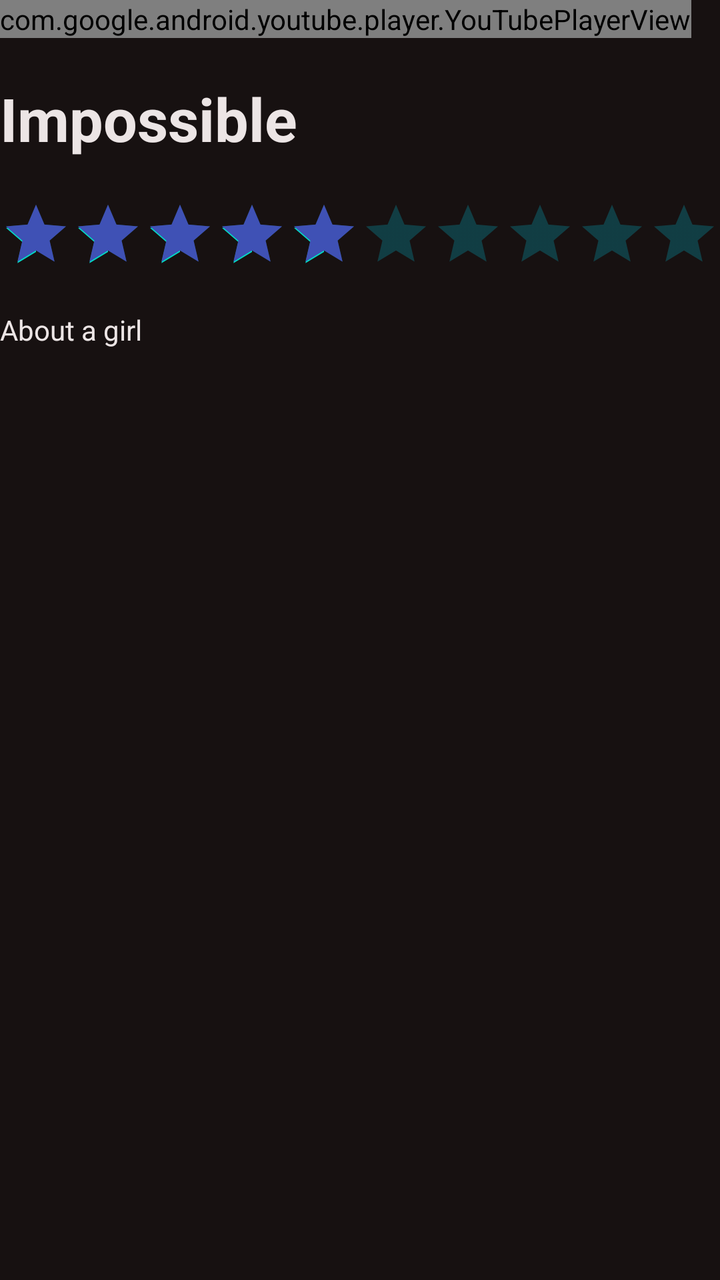
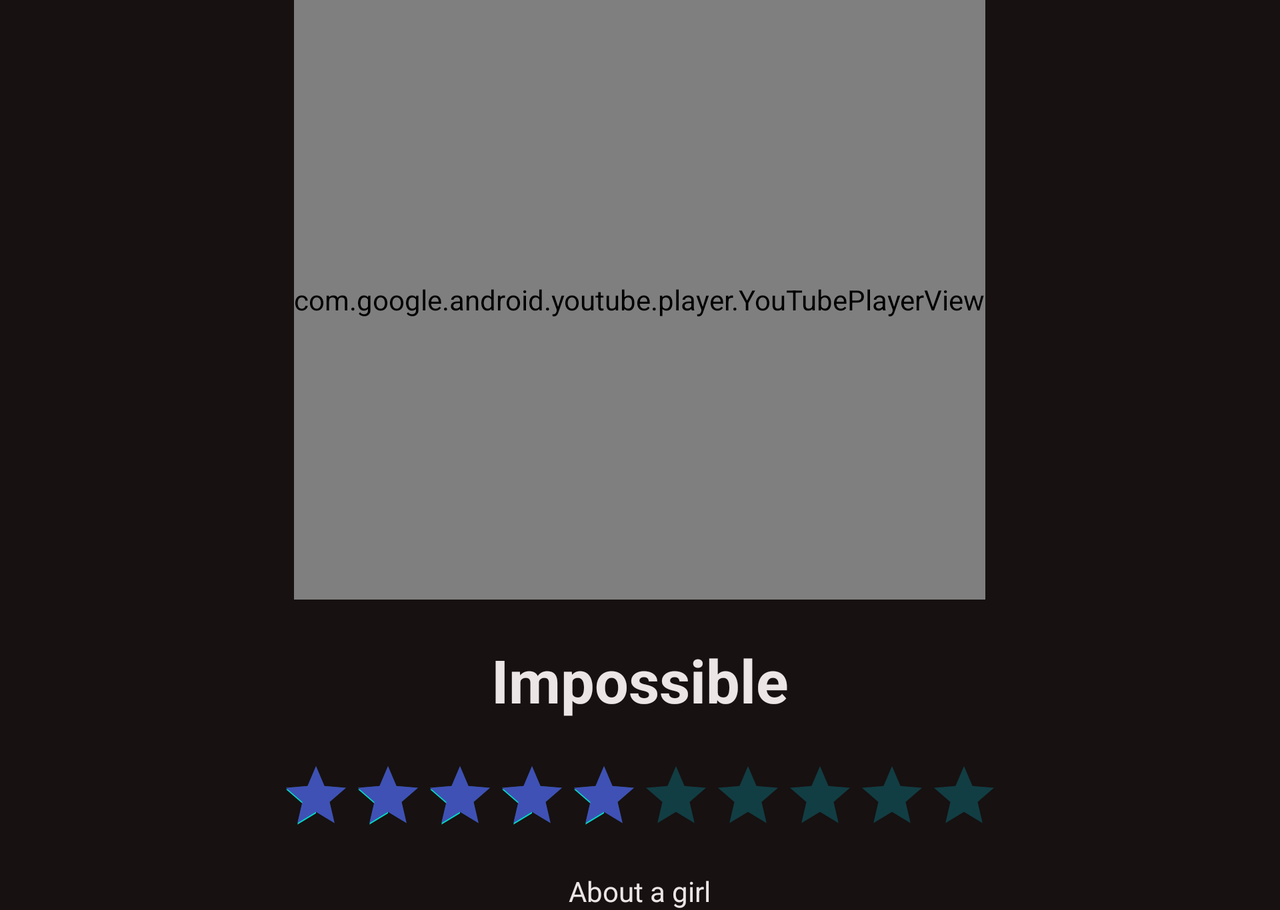

Two renders of one Android screen. The first uses the default layout on a phone; the second uses the alternative layout the repository ships for a different screen configuration, on a matching device. The two XML files are below.
<!-- AndroidManifest.xml: application theme AppTheme -->
<!-- res/layout/activity_movie_detail.xml -->
<?xml version="1.0" encoding="utf-8"?>
<LinearLayout xmlns:android="http://schemas.android.com/apk/res/android"
    xmlns:app="http://schemas.android.com/apk/res-auto"
    xmlns:tools="http://schemas.android.com/tools"
    android:layout_width="match_parent"
    android:layout_height="match_parent"
    android:background="#171111"
    android:orientation="vertical"
    tools:context=".MovieDetail">

    <com.google.android.youtube.player.YouTubePlayerView
        android:id="@+id/trailer"
        android:layout_width="wrap_content"
        android:layout_height="wrap_content" />

    <TextView
        android:id="@+id/title"
        android:layout_width="wrap_content"
        android:layout_height="wrap_content"
        android:paddingTop="20dp"
        android:textColor="#ECE5E5"
        android:textSize="30dp"
        android:textStyle="bold"
        android:transitionName="title"
        tools:text="Impossible" />


    <RatingBar
        android:id="@+id/rating"
        style="@style/Widget.AppCompat.RatingBar.Indicator"
        android:layout_width="wrap_content"
        android:layout_height="wrap_content"
        android:numStars="10"
        android:paddingTop="20dp"
        android:progressBackgroundTint="#00BCD4"
        android:progressTint="#3F51B5"
        android:rating="5" />

    <TextView
        android:id="@+id/description"
        android:layout_width="wrap_content"
        android:layout_height="wrap_content"
        android:paddingTop="20dp"
        android:textColor="#ECE5E5"
        tools:text="About a girl" />

</LinearLayout>
<!-- resources referenced by this layout -->
<resources>
  <style name="AppTheme" parent="Theme.AppCompat.Light.DarkActionBar">
          
          <item name="android:windowContentTransitions">true</item>
          <item name="colorPrimary">@color/colorPrimary</item>
          <item name="colorPrimaryDark">@color/colorPrimaryDark</item>
          <item name="colorAccent">@color/colorAccent</item>
      </style>
  <color name="colorPrimary">#0D0715</color>
  <color name="colorPrimaryDark">#1C1729</color>
  <color name="colorAccent">#03DAC5</color>
</resources>
<!-- res/layout-land/activity_movie_detail.xml (the repository's variant of the layout above) -->
<!-- drawn on the phone turned sideways -->
<?xml version="1.0" encoding="utf-8"?>
<ScrollView
    xmlns:android="http://schemas.android.com/apk/res/android"
    android:id="@+id/scroll"
    android:layout_width="match_parent"
    android:layout_height="wrap_content">
<LinearLayout xmlns:android="http://schemas.android.com/apk/res/android"
    xmlns:tools="http://schemas.android.com/tools"
    android:orientation="vertical"
    android:layout_width="match_parent"
    android:layout_height="match_parent"
    android:background="#171111"
    android:gravity="center">

    <com.google.android.youtube.player.YouTubePlayerView
        android:id="@+id/trailer"
        android:layout_width="wrap_content"
        android:layout_height="300dp" />

    <TextView
        android:id="@+id/title"
        android:layout_width="wrap_content"
        android:layout_height="wrap_content"
        android:paddingTop="20dp"
        android:textColor="#ECE5E5"
        android:textSize="30dp"
        android:textStyle="bold"
        android:transitionName="title"
        tools:text="Impossible" />


    <RatingBar
        android:id="@+id/rating"
        style="@style/Widget.AppCompat.RatingBar.Indicator"
        android:layout_width="wrap_content"
        android:layout_height="wrap_content"
        android:numStars="10"
        android:paddingTop="20dp"
        android:progressBackgroundTint="#00BCD4"
        android:progressTint="#3F51B5"
        android:rating="5" />

    <TextView
        android:id="@+id/description"
        android:layout_width="wrap_content"
        android:layout_height="wrap_content"
        android:paddingTop="20dp"
        android:textColor="#ECE5E5"
        tools:text="About a girl" />

</LinearLayout>
</ScrollView>
